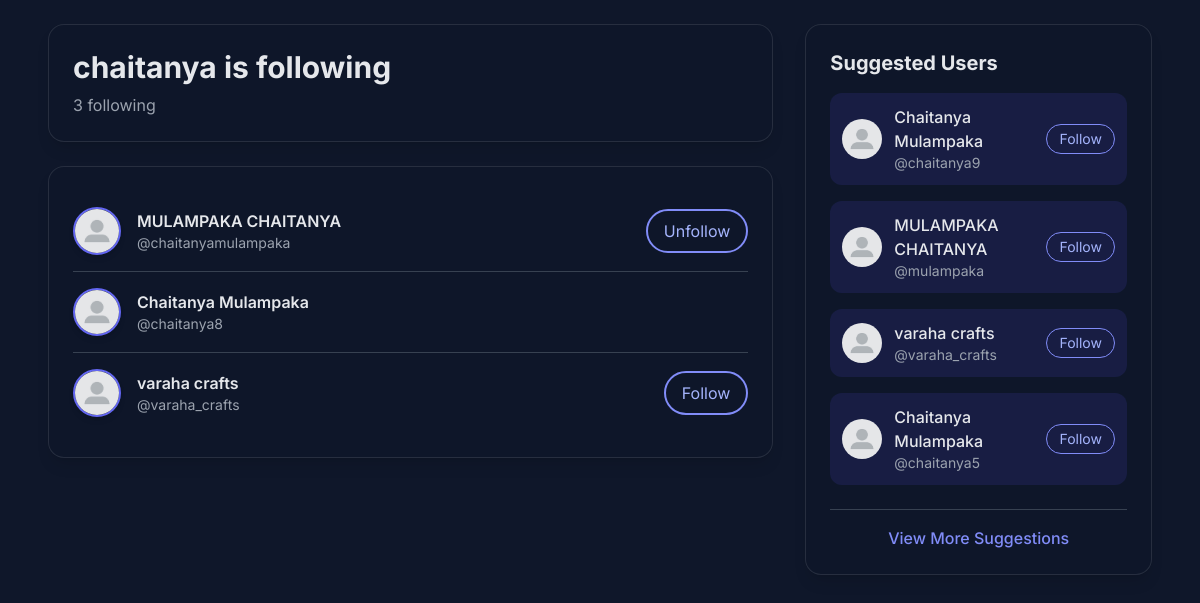
The page /u/1/following/ (signed in) on the database its author committed.
### app/models.py (models this page shows, shortened)
class Profile(models.Model):
    user = models.OneToOneField(User, on_delete=models.CASCADE)
    profile_image = models.ImageField(upload_to='profile_photos/', default='profile_photos/default.jpg')
    bio = models.TextField(blank=True)
    followers = models.ManyToManyField(User, related_name='following', blank=True)

### app/views.py (the view)
# urls.py: path('u/<int:user_id>/following/', views.following_list, name='following_list'),
@login_required
def following_list(request, user_id):
    target_user = get_object_or_404(User, id=user_id)
    target_profile, created = Profile.objects.get_or_create(user=target_user)
    if created:
        target_profile.save()
    following_profiles = target_user.following.select_related('user').all()
    current_user_following = request.user.following.all()
    suggested_users = User.objects.exclude(id=request.user.id).exclude(profile__in=current_user_following)[:5]
    context = {
        'target_user': target_user,
        'following_profiles': following_profiles,
        'suggested_users': suggested_users,
    }
    return render(request, 'following_list.html', context)

### app/templates/following_list.html (shortened to what this page needs)
<!DOCTYPE html>
<html lang="en">
<head>
    <script src="https://cdn.tailwindcss.com"></script>
</head>
<body class="min-h-screen" style="background-color: #0f172a; color: #e2e8f0;">
    <div class="max-w-6xl mx-auto p-6">
        <div class="grid grid-cols-1 lg:grid-cols-3 gap-8">
            <div class="lg:col-span-2">
                <div class="glassmorphism rounded-2xl shadow-lg p-6 mb-6">
                    <h1 class="text-3xl font-bold text-gray-200 mb-2">{{ target_user.username }} is following</h1>
                    <p class="text-gray-400">{{ following_profiles.count }} following</p>
                </div>
                <div class="glassmorphism rounded-2xl shadow-lg p-6">
                    {% for profile in following_profiles %}
                    <div class="py-4 flex items-center justify-between border-b border-gray-700 last:border-b-0">
                        <div class="flex items-center gap-4">
                            <img src="{{ profile.user.profile.profile_image.url }}" class="w-12 h-12 rounded-full object-cover border-2 border-indigo-500 shadow-md" alt="{{ profile.user.username }} avatar" />
                            <div>
                                <div class="font-semibold text-gray-200">{{ profile.user.get_full_name|default:profile.user.username }}</div>
                                <div class="text-sm text-gray-400">@{{ profile.user.username }}</div>
                            </div>
                        </div>
                        {% if request.user != profile.user %}
                        <a href="{% url 'follow_toggle' profile.user.id %}" class="px-4 py-2 rounded-full border-2 text-indigo-300 border-indigo-400 hover:bg-indigo-900/30 hover:border-indigo-300 transition-all">
                            {% if request.user in profile.followers.all %}Unfollow{% else %}Follow{% endif %}
                        </a>
                        {% endif %}
                    </div>
                    {% empty %}
                    <div class="py-12 text-center text-gray-400">
                        <div class="text-6xl mb-4">👀</div>
                        <div class="text-xl font-medium">Not following anyone yet</div>
                        <div class="text-sm mt-2">When {{ target_user.username }} follows people, they'll appear here</div>
                    </div>
                    {% endfor %}
                </div>
            </div>
            <div class="lg:col-span-1">
                <div class="glassmorphism rounded-2xl shadow-lg p-6 sticky top-6">
                    <h2 class="text-xl font-bold text-gray-200 mb-4">Suggested Users</h2>
                    <div class="space-y-4">
                        {% for user in suggested_users %}
                        <div class="flex items-center justify-between p-3 rounded-xl bg-indigo-900/30 hover:bg-indigo-900/50 transition-all">
                            <div class="flex items-center gap-3">
                                <img src="{{ user.profile.profile_image.url }}" class="w-10 h-10 rounded-full object-cover" alt="{{ user.username }} avatar" />
                                <div>
                                    <div class="font-medium text-gray-200">{{ user.get_full_name|default:user.username }}</div>
                                    <div class="text-sm text-gray-400">@{{ user.username }}</div>
                                </div>
                            </div>
                            <a href="{% url 'follow_toggle' user.id %}" class="px-3 py-1 rounded-full text-sm border border-indigo-400 text-indigo-300 hover:bg-indigo-900/50 transition-all">
                                Follow
                            </a>
                        </div>
                        {% empty %}
                        <div class="text-center text-gray-400 py-4">
                            <div class="text-2xl mb-2">✨</div>
                            <div class="text-sm">No suggestions available</div>
                        </div>
                        {% endfor %}
                    </div>
                    <div class="mt-6 pt-4 border-t border-gray-700">
                        <a href="{% url 'user_suggestions' %}" class="block text-center text-indigo-400 hover:text-indigo-300 font-medium">
                            View More Suggestions
                        </a>
                    </div>
                </div>
            </div>
        </div>
    </div>
</body>
</html>

### app/templates/following_list.html (style rules this page uses)
body { font-family: 'Inter', sans-serif; }
.glassmorphism { background: rgba(15, 23, 42, 0.7); backdrop-filter: blur(10px); -webkit-backdrop-filter: blur(10px); border: 1px solid rgba(255, 255, 255, 0.1); }

### rows shown on the page
Profile: user.profile.profile_image (placeholder picture), user.get_full_name "MULAMPAKA CHAITANYA", user.username "chaitanyamulampaka", shows "Unfollow"
Profile: user.profile.profile_image (placeholder picture), user.get_full_name "Chaitanya Mulampaka", user.username "chaitanya8"
Profile: user.profile.profile_image (placeholder picture), user.get_full_name "varaha crafts", user.username "varaha_crafts", shows "Follow"

### other values the page prints
{{ target_user.username }} "chaitanya"
{{ following_profiles.count }} "3"
{{ user.get_full_name|default:user.username }} "Chaitanya Mulampaka"
{{ user.username }} "chaitanya9"
{{ user.get_full_name|default:user.username }} "MULAMPAKA CHAITANYA"
{{ user.username }} "mulampaka"
{{ user.get_full_name|default:user.username }} "varaha crafts"
{{ user.username }} "varaha_crafts"
{{ user.username }} "chaitanya5"
